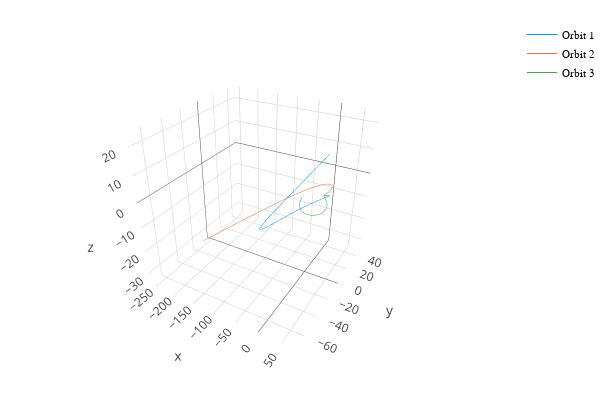

Source (notebook cell):
### Markdown cell above
Using Plotly, let's show the orbits in an interactive environment!

### Code cell
plotly();

plot3d(sol1[2, :].*sin.(sol1[3, :]).*cos.(sol1[4, :]),
    sol1[2, :].*sin.(sol1[3, :]).*sin.(sol1[4, :]),
    sol1[2, :].*cos.(sol1[3, :]), label="Orbit 1")

plot3d!(sol2[2, :].*sin.(sol2[3, :]).*cos.(sol2[4, :]),
    sol2[2, :].*sin.(sol2[3, :]).*sin.(sol2[4, :]),
    sol2[2, :].*cos.(sol2[3, :]), label="Orbit 2")

plot3d!(sol3[2, :].*sin.(sol3[3, :]).*cos.(sol3[4, :]),
    sol3[2, :].*sin.(sol3[3, :]).*sin.(sol3[4, :]),
    sol3[2, :].*cos.(sol3[3, :]), label="Orbit 3")

xlabel!("x (\$M\$)")
ylabel!("y (\$M\$)")

### Figure 1 — Plotly figure (JSON) as saved in the notebook; plotly's stock layout.template omitted (floating-point values rounded to 4 significant figures; data arrays with more than 128 entries replaced by an {"elided": "..."} marker saying what was removed)
{"data": [{"colorbar": {"title": ""}, "line": {"color": "rgba(0, 154, 250, 1.000)", "dash": "solid", "shape": "linear", "width": 1}, "mode": "lines", "name": "Orbit 1", "showlegend": true, "type": "scatter3d", "x": [30, 30.0, 30.0, 29.85, 28.96, 26.79, 22.97, 16.73, 8.875, 0.2815, -8.861, -17.97, -27.0, -34.15, -39.16, -42.16, -42.98, -41.38, -37.3, -31.2, -23.21, -13.67, -2.745, 9.244, 22.0, 35.1, 47.88, 59.28, 67.83, 68.53], "xaxis": "x1", "y": [0, 0.04755, 0.4456, 2.981, 7.843, 13.55, 19.42, 25.18, 29.21, 31.04, 30.61, 27.78, 22.09, 14.44, 5.606, -4.364, -15.05, -26.36, -37.31, -46.91, -55.21, -61.79, -66.45, -68.84, -68.62, -65.35, -58.55, -47.91, -33.61, -31.85], "yaxis": "y1", "z": [1.837e-15, -0.01189, -0.1114, -0.7459, -1.974, -3.459, -5.087, -6.91, -8.573, -9.953, -11.07, -11.87, -12.31, -12.31, -11.9, -11.11, -9.919, -8.278, -6.244, -3.967, -1.412, 1.359, 4.34, 7.484, 10.76, 14.08, 17.36, 20.38, 22.83, 23.06]}, {"colorbar": {"title": ""}, "line": {"color": "rgba(227, 111, 71, 1.000)", "dash": "solid", "shape": "linear", "width": 1}, "mode": "lines", "name": "Orbit 2", "showlegend": true, "type": "scatter3d", "x": [30, 30.0, 30.0, 29.88, 29.37, 28.28, 26.4, 23.58, 19.65, 14.71, 9.052, 2.734, -4.15, -11.62, -19.76, -28.87, -38.28, -47.74, -57.56, -67.71, -78.35, -89.55, -101.4, -114.1, -127.7, -142.4, -158.3, -175.6, -194.6, -215.5, -238.5, -254.3], "xaxis": "x1", "y": [0, 0.0589, 0.5571, 2.971, 6.839, 11.24, 16.08, 21.15, 26.28, 31.04, 35.15, 38.6, 41.38, 43.53, 45.09, 46.04, 46.35, 46.09, 45.33, 44.12, 42.46, 40.36, 37.8, 34.77, 31.22, 27.11, 22.39, 16.99, 10.83, 3.801, -4.195, -9.783], "yaxis": "y1", "z": [1.837e-15, -0.007068, -0.06686, -0.3568, -0.8244, -1.366, -1.98, -2.661, -3.405, -4.183, -4.962, -5.751, -6.554, -7.386, -8.268, -9.239, -10.23, -11.23, -12.27, -13.35, -14.48, -15.68, -16.95, -18.32, -19.79, -21.38, -23.11, -24.99, -27.06, -29.34, -31.86, -33.58]}, {"colorbar": {"title": ""}, "line": {"color": "rgba(62, 164, 78, 1.000)", "dash": "solid", "shape": "linear", "width": 1}, "mode": "lines", "name": "Orbit 3", "showlegend": true, "type": "scatter3d", "x": {"elided": "6421 float values"}, "xaxis": "x1", "y": {"elided": "6421 float values"}, "yaxis": "y1", "z": {"elided": "6421 float values"}}], "layout": {"annotations": [], "height": 400, "legend": {"bgcolor": "rgba(255, 255, 255, 1.000)", "bordercolor": "rgba(0, 0, 0, 1.000)", "font": {"color": "rgba(0, 0, 0, 1.000)", "family": "sans-serif", "size": 11}, "x": 1, "y": 1}, "margin": {"b": 20, "l": 0, "r": 0, "t": 20}, "paper_bgcolor": "rgba(255, 255, 255, 1.000)", "plot_bgcolor": "rgba(255, 255, 255, 1.000)", "scene": {"camera": {"eye": {"x": 1.126, "y": -1.95, "z": 1.3}}, "xaxis1": {"anchor": "y1", "domain": [0.07647, 0.9934], "gridcolor": "rgba(0, 0, 0, 0.100)", "gridwidth": 0.5, "linecolor": "rgba(0, 0, 0, 1.000)", "mirror": false, "range": [-254.3, 68.53], "showgrid": true, "showline": true, "showticklabels": true, "tickangle": 0, "tickcolor": "rgb(0, 0, 0)", "tickfont": {"color": "rgba(0, 0, 0, 1.000)", "family": "sans-serif", "size": 11}, "tickmode": "array", "ticks": "inside", "ticktext": ["-250", "-200", "-150", "-100", "-50", "0", "50"], "tickvals": [-250, -200, -150, -100, -50, 0, 50], "title": "x ($M$)", "titlefont": {"color": "rgba(0, 0, 0, 1.000)", "family": "sans-serif", "size": 15}, "type": "-", "visible": true, "zeroline": false, "zerolinecolor": "rgba(0, 0, 0, 1.000)"}, "yaxis1": {"anchor": "x1", "domain": [0.07581, 0.9902], "gridcolor": "rgba(0, 0, 0, 0.100)", "gridwidth": 0.5, "linecolor": "rgba(0, 0, 0, 1.000)", "mirror": false, "range": [-68.84, 46.35], "showgrid": true, "showline": true, "showticklabels": true, "tickangle": 0, "tickcolor": "rgb(0, 0, 0)", "tickfont": {"color": "rgba(0, 0, 0, 1.000)", "family": "sans-serif", "size": 11}, "tickmode": "array", "ticks": "inside", "ticktext": ["-50", "-25", "0", "25"], "tickvals": [-50, -25, 0, 25], "title": "y ($M$)", "titlefont": {"color": "rgba(0, 0, 0, 1.000)", "family": "sans-serif", "size": 15}, "type": "-", "visible": true, "zeroline": false, "zerolinecolor": "rgba(0, 0, 0, 1.000)"}, "zaxis1": {"gridcolor": "rgba(0, 0, 0, 0.100)", "gridwidth": 0.5, "linecolor": "rgba(0, 0, 0, 1.000)", "mirror": false, "range": [-33.58, 23.06], "showgrid": true, "showline": true, "showticklabels": true, "tickangle": 0, "tickcolor": "rgb(0, 0, 0)", "tickfont": {"color": "rgba(0, 0, 0, 1.000)", "family": "sans-serif", "size": 11}, "tickmode": "array", "ticks": "inside", "ticktext": ["-30", "-20", "-10", "0", "10", "20"], "tickvals": [-30, -20, -10, 0, 10, 20], "title": "", "titlefont": {"color": "rgba(0, 0, 0, 1.000)", "family": "sans-serif", "size": 15}, "type": "-", "visible": true, "zeroline": false, "zerolinecolor": "rgba(0, 0, 0, 1.000)"}}, "showlegend": true, "width": 600}}
